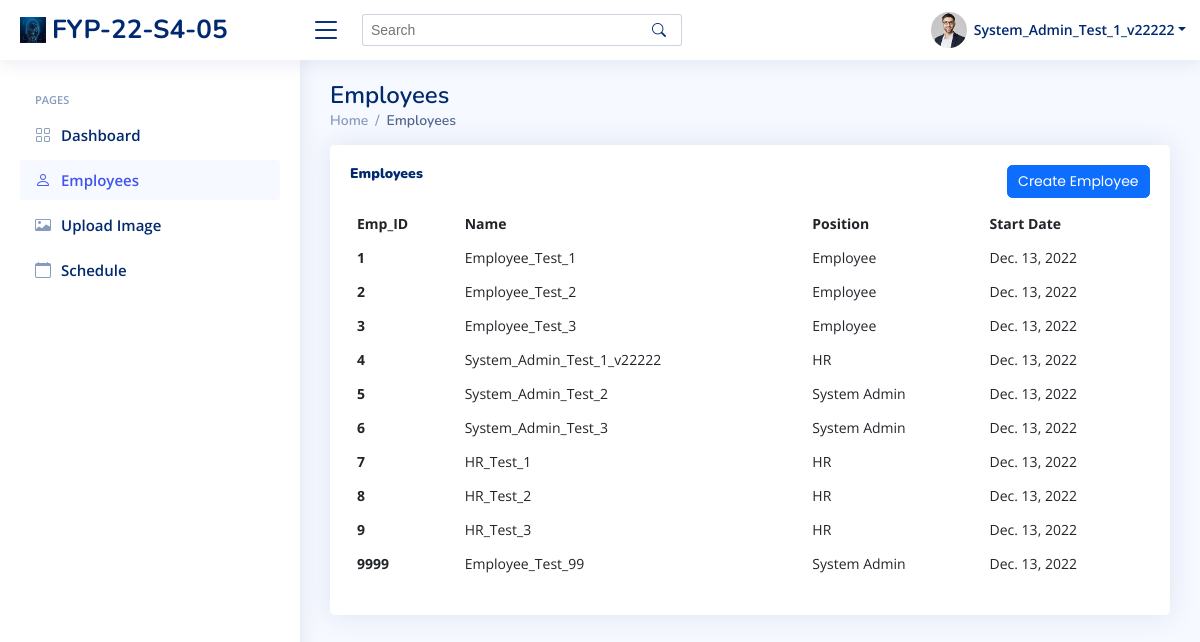
Page /sys_admin/view_employees/ (signed in) on the earlier database version.
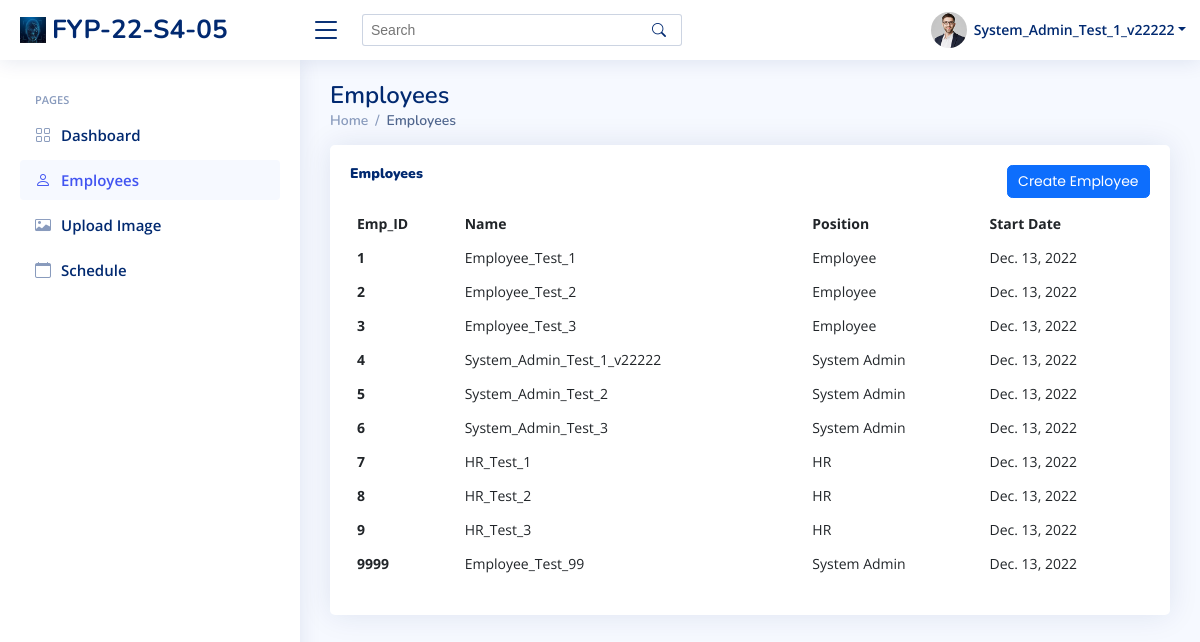
Same page on the later database version.
### index/models.py (models this page shows, shortened)
class Employee(models.Model):
	Employee_ID = models.IntegerField(primary_key=True)
	Full_Name = models.CharField(max_length=100)
	Phone_Number = models.CharField(max_length=100)
	Email_Address = models.EmailField()
	Role = models.ForeignKey(Role, on_delete=models.CASCADE)
	Profile_Image = models.ImageField(upload_to=user_directory_path, null=True, blank=True)
	Password = models.CharField(max_length=256)
	Start_Date = models.DateField(auto_now_add=True)

class Role(models.Model):
	Role_ID = models.IntegerField(primary_key=True)
	Role_Name = models.CharField(max_length=100)

### index/views/sys_admin.py (the view)
# urls.py: path('sys_admin/view_employees/', sys_admin.sys_admin_view_employees, name='sys_admin_view_employees'),
def sys_admin_view_employees(request):
	currentEmployee = Employee.objects.get(Employee_ID=request.session['Employee_ID'])
	allEmployees = Employee.objects.all()
	context={
		'Employee_ID' : currentEmployee.Employee_ID,
		'Full_Name' : currentEmployee.Full_Name,
		'Role' : currentEmployee.Role.Role_Name,
		'Employees' : allEmployees,
	}
	return render(request, 'sys_admin/sys_admin_view_employees.html', context)

### templates/sys_admin/sys_admin_view_employees.html (shortened to what this page needs)
{% extends "index/base.html" %}
{% load static %}
{% block content %}
  <header id="header" class="header fixed-top d-flex align-items-center">
    <div class="d-flex align-items-center justify-content-between">
      <a href="{% url 'sys_admin_home' %}" class="logo d-flex align-items-center">
        <img src="../../assets/img/logo.png" alt="">
        <span class="d-none d-lg-block">FYP-22-S4-05</span>
      </a>
      <i class="bi bi-list toggle-sidebar-btn"></i>
    </div>
    <div class="search-bar">
      <form class="search-form d-flex align-items-center" method="POST" action="#">
        <input type="text" name="query" placeholder="Search" title="Enter search keyword">
        <button type="submit" title="Search"><i class="bi bi-search"></i></button>
      </form>
    </div>
    <nav class="header-nav ms-auto">
      <ul class="d-flex align-items-center">
        <li class="nav-item dropdown pe-3">
          <a class="nav-link nav-profile d-flex align-items-center pe-0" href="#" data-bs-toggle="dropdown">
            <img src="../../assets/img/profile-img.jpg" alt="Profile" class="rounded-circle">
            <span class="d-none d-md-block dropdown-toggle ps-2">{{ Full_Name }}</span>
          </a>
        </li>
      </ul>
    </nav>
  </header>
  <aside id="sidebar" class="sidebar">
    <ul class="sidebar-nav" id="sidebar-nav">
      <li class="nav-heading">Pages</li>
      <li class="nav-item">
        <a class="nav-link collapsed" href="{% url 'sys_admin_home' %}">
          <i class="bi bi-grid"></i>
          <span>Dashboard</span>
        </a>
      </li>
      <li class="nav-item">
        <a class="nav-link " href="{% url 'sys_admin_view_employees' %}">
          <i class="bi bi-person"></i>
          <span>Employees</span>
        </a>
      </li>
      <li class="nav-item">
        <a class="nav-link collapsed" href="#">
          <i class="bi bi-card-image"></i>
          <span>Upload Image</span>
        </a>
      </li>
      <li class="nav-item">
        <a class="nav-link collapsed" href="#">
          <i class="bi bi-calendar"></i>
          <span>Schedule</span>
        </a>
      </li>
  </aside>
  <main id="main" class="main">
    <div class="pagetitle">
      <h1>Employees</h1>
      <nav>
        <ol class="breadcrumb">
          <li class="breadcrumb-item"><a href="{% url 'sys_admin_home' %}">Home</a></li>
          <li class="breadcrumb-item active">Employees</li>
        </ol>
      </nav>
    </div>
    <section class="section">
      <div class="row">
        <div class="col-lg-12">
          <div class="card recent-sales overflow-auto">
            <div class="card-body">
              <div class="col-lg-12 align-items-center justify-content-center card-title">
                <h5 class="float-start"><b>Employees</b></h5>
                <a href="{% url 'sys_admin_create_user' %}" class="btn btn-primary float-end">Create Employee</a>
                <br>
              </div>
              <table class="table table-borderless datatable">
                <thead>
                  <tr>
                    <th scope="col">Emp_ID</th>
                    <th scope="col">Name</th>
                    <th scope="col">Position</th>
                    <th scope="col">Start Date</th>
                  </tr>
                </thead>
                <tbody>
                  {% for employee in Employees %}
                    <tr onclick="document.location = "#">
                      <th scope="row">{{ employee.Employee_ID }}</th>
                      <td>{{ employee.Full_Name }}</td>
                      <td>{{ employee.Role.Role_Name }}</td>
                      <td>{{ employee.Start_Date }}</td>
                  {% endfor %}
                </tbody>
              </table>
            </div>
          </div>
        </div>
      </div>
    </section>
  </main>
{% endblock content %}

Differences in the rows shown:
changed Employee "System_Admin_Test_1_v22222": Role.Role_Name "HR" → "System Admin"
